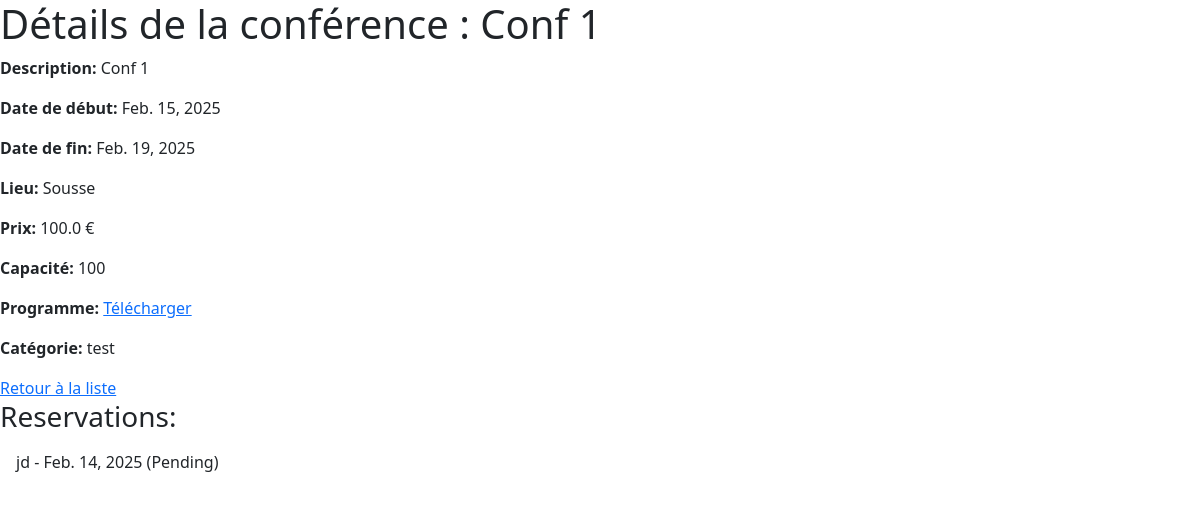
The app's page /conference/detailsView/1 with its own data.
### conferenceApp/models.py (models this page shows, shortened)
class Conference(models.Model):
    title = models.CharField(max_length=255)
    description = models.TextField()
    start_date = models.DateField()
    end_date = models.DateField()
    location = models.CharField(max_length=255)
    price=models.FloatField(validators=[MinValueValidator(limit_value = 0, message="Price must be positive")])
    capacity = models.IntegerField(validators=[MaxValueValidator(limit_value = 1000, message="Capacity cannot exceed 1000"), MinValueValidator(limit_value = 0, message="Capacity must be positive")])
    program = models.FileField(upload_to='files/', validators = [
        FileExtensionValidator(allowed_extensions = ['pdf', 'png', 'jpeg', 'jpg'])
    ])
    created_at=models.DateTimeField(auto_now_add=True)
    updated_at=models.DateTimeField(auto_now=True)
    category = models.ForeignKey(Category, on_delete=models.CASCADE, related_name='conferences')

class Category(models.Model):
    title = models.CharField(max_length=255, validators=[validate_title])
    created_at=models.DateTimeField(auto_now_add=True)
    updated_at=models.DateTimeField(auto_now=True)
    class Meta:
        verbose_name_plural = "Categories"

### userApp/models.py (models this page shows, shortened)
class Reservation(models.Model):
    participant = models.ForeignKey(Participant, on_delete=models.CASCADE)
    conference = models.ForeignKey(Conference, on_delete=models.CASCADE)
    reservation_date = models.DateField()
    confirmed = models.BooleanField(default=False)
    class Meta:
        verbose_name_plural = 'Reservations'
        unique_together = ('participant', 'conference')  # Ensure that a participant can't reserve

class Participant(AbstractUser):
    cin_validator = RegexValidator(
        regex = r'^\d{8}$',
        message="This field must contain exactly 8 digits"
    )
    email = models.EmailField(unique=True, max_length=255, validators=[email_validator])
    cin = models.CharField(primary_key=True, max_length=8, validators=[cin_validator])
    first_name=models.CharField(max_length=150)
    last_name=models.CharField(max_length=150)
    username=models.CharField(max_length=250, unique=True)
    USERNAME_FIELD = 'username'
    CHOIX= (
        ('ETUDIANT','ETUDIANT'),
        ('CHERCHEUR','CHERCHEUR'),
        ('ENSEIGNANT','ENSEIGNANT'),
        ('DOCTEUR','DOCTEUR'),
    )
    participant_category=models.CharField('Category', choices=CHOIX, max_length=255)
    reservations = models.ManyToManyField(Conference, through='Reservation', related_name='reservations')
    class Meta:
        verbose_name = "Participant"
        verbose_name_plural = "Participants"

### conferenceApp/views.py (the view)
# urls.py: path('detailsView/<int:pk>', ConferenceDetailsView.as_view(), name="conference_detailsView"),
class ConferenceDetailsView(DetailView):
    model = Conference
    template_name = "conference_detail.html"
    context_object_name = "conference"
    def get_context_data(self, **kwargs):
        context = super().get_context_data(**kwargs)
        conference = self.get_object()
        context['reservations'] = Reservation.objects.filter(conference=conference)
        return context

### conferenceApp/templates/conference_detail.html (shortened to what this page needs)
<!DOCTYPE html>
<html lang="en">
    <head>
        <link
            rel="stylesheet"
            href="https://cdn.jsdelivr.net/npm/bootstrap@5.3.3/dist/css/bootstrap.min.css"
        />
    </head>
    <body>
        <h1>Détails de la conférence : {{ conference.title }}</h1>
        <p><strong>Description:</strong> {{ conference.description }}</p>
        <p><strong>Date de début:</strong> {{ conference.start_date }}</p>
        <p><strong>Date de fin:</strong> {{ conference.end_date }}</p>
        <p><strong>Lieu:</strong> {{ conference.location }}</p>
        <p><strong>Prix:</strong> {{ conference.price }} €</p>
        <p><strong>Capacité:</strong> {{ conference.capacity }}</p>
        <p>
            <strong>Programme:</strong>
            <a href="{{ conference.program.url }}">Télécharger</a>
        </p>
        <p><strong>Catégorie:</strong> {{ conference.category.title }}</p>
        <a href="{% url 'conference_listView' %}">Retour à la liste</a>
        <h3>Reservations:</h3>
        <ul class="list-group list-group-flush">
            {% for reservation in reservations %}
            <li class="list-group-item">
                {{ reservation.participant.username }} - {{ reservation.reservation_date }}
                {% if reservation.confirmed %}
                (Confirmed)
                {% else %}
                (Pending)
                {% endif %}
            </li>
            {% empty %}
            <li>No reservations found.</li>
            {% endfor %}
        </ul>
    </body>
</html>

### records on screen
Conference: description "Conf 1", start_date "Feb. 15, 2025", end_date "Feb. 19, 2025", location "Sousse", price "100.0", capacity "100", category "test"
Reservation: participant.username "jd", reservation_date "Feb. 14, 2025", confirmed "(Pending)"
